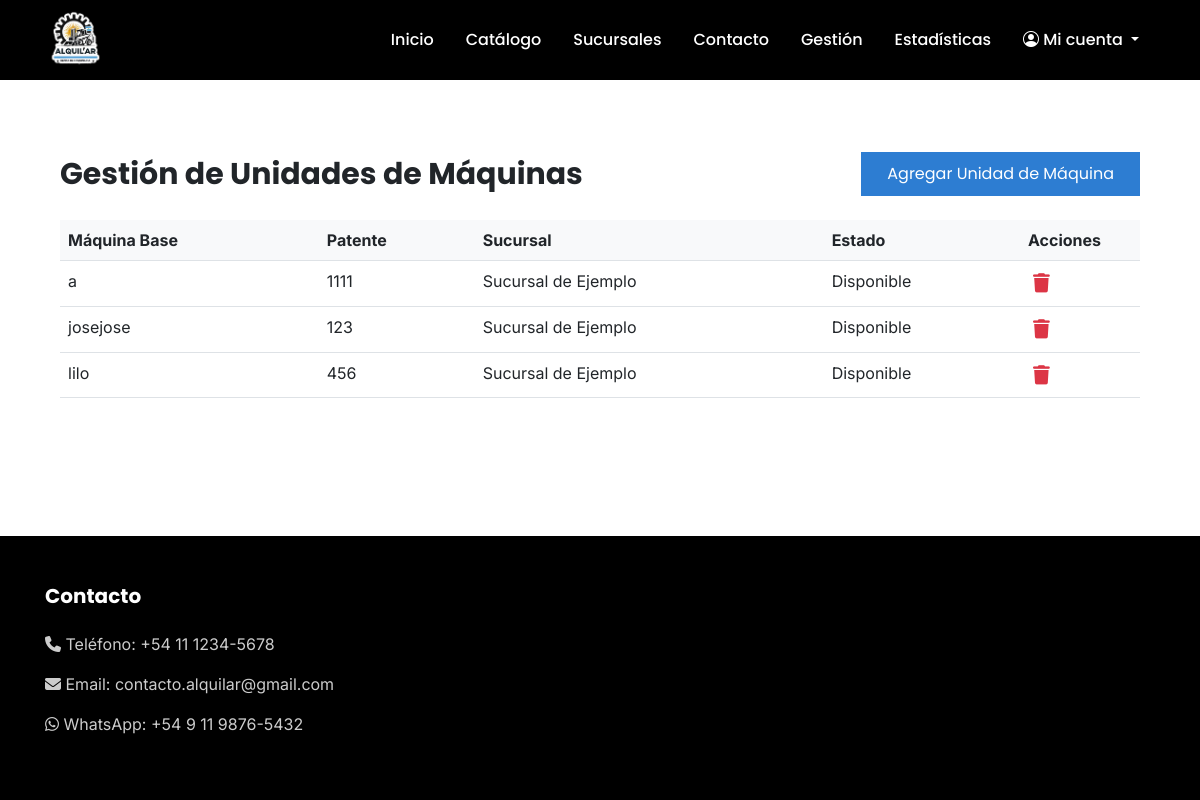
The app's page /maquinas/unidades/ (signed in), older data.
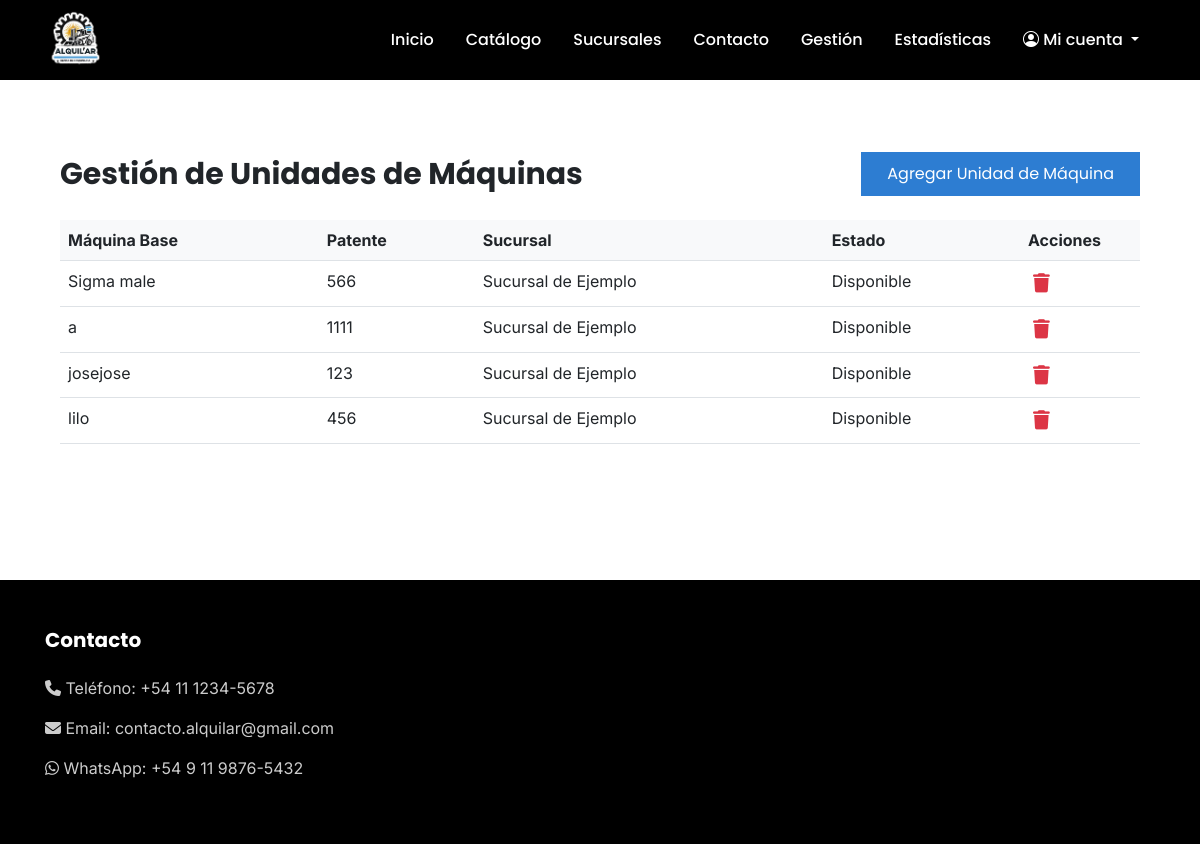
The same page, newer data.
### maquinas/models.py (models this page shows, shortened)
class Unidad(models.Model):
    ESTADOS = [
        ('disponible', 'Disponible'),
        ('alquilada', 'Alquilada'),
        ('mantenimiento', 'En Mantenimiento'),
        ('adeudada', 'Adeudada'),
    ]
    maquina_base = models.ForeignKey(
        MaquinaBase,
        on_delete=models.PROTECT,
        verbose_name='Máquina base',
        related_name='unidades'
    )
    patente = models.CharField(
        max_length=10,
        unique=True,
        verbose_name='Patente'
    )
    sucursal = models.ForeignKey(
        'sucursales.Sucursal',
        on_delete=models.PROTECT,
        verbose_name='Sucursal'
    )
    estado = models.CharField(
        max_length=20,
        choices=ESTADOS,
        default='disponible',
        verbose_name='Estado'
    )
    visible = models.BooleanField(
        default=True,
        verbose_name='Visible',
        help_text='Indica si la unidad es visible en el sistema'
    )
    class Meta:
        verbose_name = 'Unidad'
        verbose_name_plural = 'Unidades'

class MaquinaBase(models.Model):
    TIPOS_MAQUINA = [
        ('excavadora', 'Excavadora'),
        ('retroexcavadora', 'Retroexcavadora'),
        ('cargadora', 'Cargadora'),
        ('compactadora', 'Compactadora'),
        ('motoniveladora', 'Motoniveladora'),
        ('pavimentadora', 'Pavimentadora'),
        ('grua', 'Grúa'),
        ('hormigonera', 'Hormigonera'),
        ('dumper', 'Dumper'),
        ('manipulador', 'Manipulador Telescópico'),
    ]
    MARCAS = [
        ('caterpillar', 'Caterpillar'),
        ('komatsu', 'Komatsu'),
        ('volvo', 'Volvo'),
        ('hitachi', 'Hitachi'),
        ('liebherr', 'Liebherr'),
        ('jcb', 'JCB'),
        ('case', 'Case'),
        ('doosan', 'Doosan'),
        ('john_deere', 'John Deere'),
        ('kubota', 'Kubota'),
    ]
    nombre = models.CharField(max_length=100)
    tipo = models.CharField(max_length=20, choices=TIPOS_MAQUINA)
    marca = models.CharField(max_length=20, choices=MARCAS)
    modelo = models.CharField(max_length=50)
    precio_por_dia = models.DecimalField(
        max_digits=12,
        decimal_places=2,
        validators=[MinValueValidator(0)],
        error_messages={
            'max_digits': 'El precio no puede tener más de 10 dígitos enteros.',
            'decimal_places': 'El precio no puede tener más de 2 decimales.',
            'invalid': 'Por favor, ingrese un precio válido.',
            'max_whole_digits': 'La parte entera del precio no puede tener más de 10 dígitos.'
        }
    )
    descripcion_corta = models.TextField()
    descripcion_larga = models.TextField()
    imagen = models.ImageField(upload_to='maquinas/')
    dias_alquiler_min = models.PositiveIntegerField(
        verbose_name='Cantidad mínima de días de alquiler',
        validators=[MinValueValidator(1)]
    )
    dias_alquiler_max = models.PositiveIntegerField(
        verbose_name='Cantidad máxima de días de alquiler',
        validators=[MinValueValidator(1)]
    )
    stock = models.IntegerField(default=0, editable=False)
    class Meta:
        verbose_name = "Máquina Base"
        verbose_name_plural = "Máquinas Base"
        ordering = ['nombre']

### sucursales/models.py (models this page shows, shortened)
class Sucursal(models.Model):
    nombre = models.CharField(
        max_length=100,
        verbose_name='Nombre',
        unique=True
    )
    direccion = models.CharField(
        max_length=50,
        verbose_name='Dirección (DMS)',
        help_text=(
            'Formato DMS: '
            '[Grados]°[Minutos]\'[Segundos.decimal]"[N/S] '
            '[Grados]°[Minutos]\'[Segundos.decimal]"[E/O] '
            '(p. ej.: 34°36\'00.000"S 058°22\'00.000"O)'
        ),
        validators=[validar_coordenadas_dms]
    )
    visible = models.BooleanField(
        default=True,
        verbose_name='Visible',
        help_text='Indica si la sucursal es visible en el sistema'
    )
    class Meta:
        verbose_name = 'Sucursal'
        verbose_name_plural = 'Sucursales'

### maquinas/views.py (the view)
# urls.py: path('unidades/', views.lista_unidades, name='lista_unidades'),
@login_required
@user_passes_test(es_empleado_o_admin)
def lista_unidades(request):
    unidades = Unidad.objects.select_related('maquina_base', 'sucursal').all().order_by('maquina_base__nombre', 'patente')
    return render(request, 'maquinas/lista_unidades.html', {
        'unidades': unidades
    })

### persona/views.py (called while the page is built)
def es_empleado_o_admin(user):
    if not user.is_authenticated:
        return False
    try:
        persona = Persona.objects.get(email=user.email)
        return persona.es_empleado or user.is_superuser
    except Persona.DoesNotExist:
        return user.is_superuser

def empleados_processor(request):
    empleados_emails = list(Persona.objects.filter(es_empleado=True).values_list('email', flat=True))
    es_empleado_actuando_como_cliente = request.session.get('es_empleado_actuando_como_cliente', False)
    return {
        'empleados_emails': empleados_emails,
        'es_empleado_actuando_como_cliente': es_empleado_actuando_como_cliente
    }

### maquinas/templates/maquinas/lista_unidades.html (shortened to what this page needs)
{% extends 'base.html' %}
{% load static %}
{% block content %}
<div class="section-container py-5">
    <div class="d-flex justify-content-between align-items-center mb-4">
        <h2 class="mb-0">Gestión de Unidades de Máquinas</h2>
        <a href="{% url 'maquinas:cargar_unidad' %}" class="btn boton-principal">
            Agregar Unidad de Máquina
        </a>
    </div>
    {% if unidades %}
    <div class="table-responsive">
        <table class="table table-hover">
            <thead>
                <tr>
                    <th>Máquina Base</th>
                    <th>Patente</th>
                    <th>Sucursal</th>
                    <th>Estado</th>
                    <th class="actions-column">Acciones</th>
                </tr>
            </thead>
            <tbody>
                {% for unidad in unidades %}
                <tr>
                    <td>{{ unidad.maquina_base.nombre }}</td>
                    <td>{{ unidad.patente }}</td>
                    <td>{{ unidad.sucursal.nombre }}</td>
                    <td>{{ unidad.get_estado_display }}</td>
                    <td>
                        <a href="{% url 'maquinas:eliminar_unidad' unidad.id %}" class="action-icon delete" title="Eliminar">
                            <i class="fas fa-trash"></i>
                        </a>
                    </td>
                </tr>
                {% endfor %}
            </tbody>
        </table>
    </div>
    {% else %}
    <div class="empty-message">
        <p class="mb-3">No hay unidades de máquinas registradas.</p>
    </div>
    {% endif %}
</div>
{% endblock %}

Row changes from the older to the newer data that the page shows:
added Unidad: maquina_base.nombre "Sigma male", patente "566", sucursal.nombre "Sucursal de Ejemplo", estado "Disponible"
